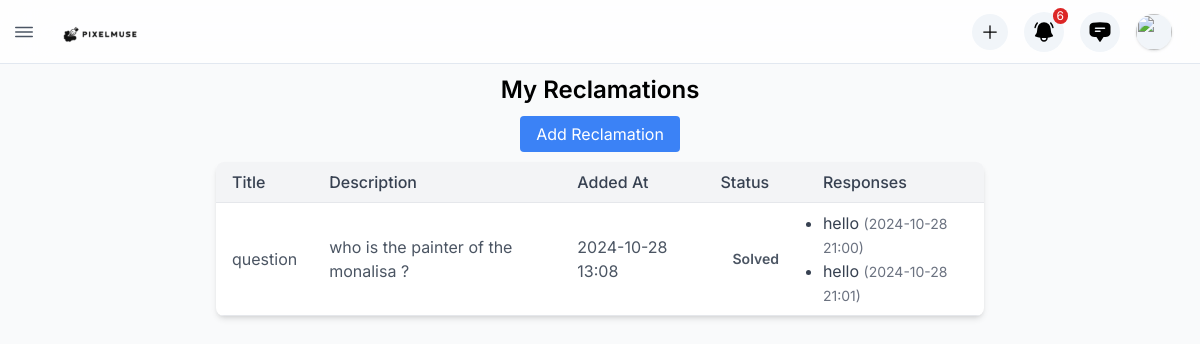
Page /reclamations/my-reclamations/ (signed in) on the committed database.
### reclamations/models.py (models this page shows, shortened)
class Reclamation(models.Model):
    author = models.ForeignKey(settings.AUTH_USER_MODEL, on_delete=models.CASCADE, default=1)
    title = models.CharField(max_length=255)
    description = models.TextField()
    created_at = models.DateTimeField(auto_now_add=True)
    status = models.CharField(max_length=50, choices=[
        ('pending', 'Pending'),
        ('solved', 'Solved'),
        ('not_accepted', 'Not Accepted'),
    ], default='pending')

class Response(models.Model):
    reclamation = models.ForeignKey(Reclamation, related_name='responses', on_delete=models.CASCADE)
    content = models.TextField()
    created_at = models.DateTimeField(auto_now_add=True)

### reclamations/views.py (the view)
# urls.py: path('my-reclamations/', UserReclamationListView.as_view(), name='user-reclamations'),
class UserReclamationListView(LoginRequiredMixin, ListView):
    model = Reclamation
    template_name = 'reclamations/user_reclamations.html'
    context_object_name = 'reclamations'
    def get_queryset(self):
        return Reclamation.objects.filter(author=self.request.user).order_by('-created_at')

### reclamations/templates/reclamations/user_reclamations.html
{% extends "base.html" %}
{% load static %}
{% block content %}
<main id="site__main" class="2xl:ml-[--w-side] xl:ml-[--w-side-sm] p-2.5 h-[calc(100vh-var(--m-top))] mt-[--m-top] flex items-center justify-center flex-col">
    <h2 class="text-2xl font-semibold mb-4">My Reclamations</h2>
    <div class="mb-4">
        <a href="{% url 'create_reclamation' %}" class="px-4 py-2 bg-blue-500 text-white rounded hover:bg-blue-600">Add Reclamation</a>
    </div>
    {% if reclamations %}
        <table class="table-auto border-collapse w-full max-w-3xl bg-white shadow-md rounded-lg overflow-hidden">
            <thead class="bg-gray-100">
                <tr>
                    <th class="px-4 py-2 border-b text-left font-medium text-gray-700">Title</th>
                    <th class="px-4 py-2 border-b text-left font-medium text-gray-700">Description</th>
                    <th class="px-4 py-2 border-b text-left font-medium text-gray-700">Added At</th>
                    <th class="px-4 py-2 border-b text-left font-medium text-gray-700">Status</th>
                    <th class="px-4 py-2 border-b text-left font-medium text-gray-700">Responses</th>
                </tr>
            </thead>
            <tbody>
                {% for reclamation in reclamations %}
                    <tr class="hover:bg-gray-50">
                        <td class="px-4 py-2 border-b">{{ reclamation.title }}</td>
                        <td class="px-4 py-2 border-b">{{ reclamation.description }}</td>
                        <td class="px-4 py-2 border-b">{{ reclamation.created_at|date:"Y-m-d H:i" }}</td>
                        <td class="px-4 py-2 border-b">
                            {% if reclamation.status == "pending" %}
                                <span class="inline-block px-3 py-1 text-sm font-semibold text-yellow-800 bg-yellow-200 rounded-full">Pending</span>
                            {% elif reclamation.status == "solved" %}
                                <span class="inline-block px-3 py-1 text-sm font-semibold text-green-800 bg-green-200 rounded-full">Solved</span>
                            {% elif reclamation.status == "not Accepted" %}
                                <span class="inline-block px-3 py-1 text-sm font-semibold text-red-800 bg-red-200 rounded-full">Not Accepted</span>
                            {% endif %}
                        </td>
                        <td class="px-4 py-2 border-b">
                            <ul class="list-disc list-inside">
                                {% for response in reclamation.responses.all %}
                                    <li class="text-gray-700">{{ response.content }} <span class="text-sm text-gray-500">({{ response.created_at|date:"Y-m-d H:i" }})</span></li>
                                {% empty %}
                                    <li class="text-gray-500">No responses yet.</li>
                                {% endfor %}
                            </ul>
                        </td>
                    </tr>
                {% endfor %}
            </tbody>
        </table>
    {% else %}
        <p class="text-gray-600">No reclamations found.</p>
    {% endif %}
</main>
{% endblock %}

### rows in the picture
Reclamation: title "question", description "who is the painter of the monalisa ?", created_at "2024-10-28 13:08", status "Solved"
Response: content "hello", created_at "2024-10-28 21:00"
Response: content "hello", created_at "2024-10-28 21:01"
